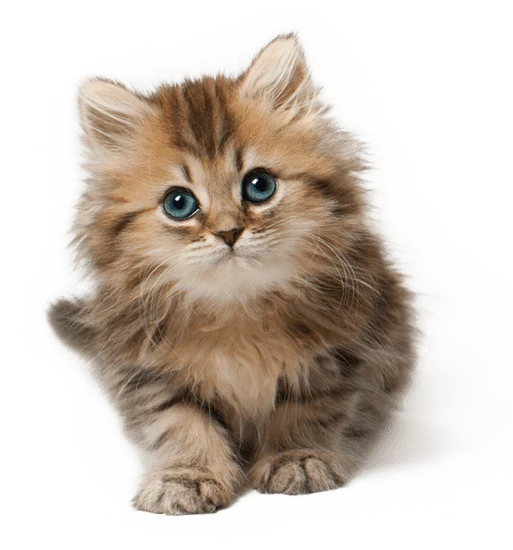
#> input picture TESTCOLAB/catimg.jpg, 513 x 550 px, found by its file name
$ jupyter execute --allow-errors catimg.ipynb   (shell and % lines are left out)
#> lines starting #> are read from the running program, lines starting #| are printed output that depends on the picture
# 구글 드라이브의 이미지 불러오기 (catimg.jpg)

대상 파일: `내 드라이브 / catimg / catimg.jpg`

코랩 런타임은 **남의 컴퓨터**입니다. 내 구글 드라이브를 자동으로 알지 못해요.
그래서 먼저 **마운트(mount)** 를 합니다. 외장하드를 USB 포트에 꽂는 것과 같은 일이에요.
꽂고 나면 드라이브가 `/content/drive` 라는 폴더처럼 보이고, 그때부터 평범한 파일처럼 읽을 수 있습니다.

## 1단계 — 드라이브 마운트

아래 셀을 실행하면 **권한 승인 창**이 뜹니다. 구글 계정을 고르고 허용해 주세요.
(VS Code에서 입력창이 안 보이면 명령 팔레트의 `Colab: Mount Google Drive to Server...` 를 쓰세요.)

[cell 1]
from google.colab import drive

drive.mount('/content/drive')

### 1-1단계 — 진단: 지금 코드가 어디서 돌고 있나

문제가 생기면 **추측하지 말고 이 셀부터 실행**하세요.
"지금 이 파이썬이 내 맥북인지 코랩 서버인지"를 먼저 확정해야 합니다.

특히 `EROFS: read-only file system, mkdir '/content'` 같은 에러를 VS Code **모달 창**으로
보셨다면, 그건 코랩 에러가 아닙니다. `/content`는 코랩 서버에만 있는 폴더인데
VS Code가 내 맥북에서 그걸 만들려다 실패한 것입니다. 맥OS는 루트(`/`)가 읽기 전용이에요.

구분법: **모달 창 = 내 맥북 / 셀 아래 빨간 트레이스백 = 코랩 커널**

[cell 2]
import sys, os, platform
from pathlib import Path

print('=== 이 커널은 어디서 도는가 ===')
print('platform      :', sys.platform)            # 코랩이면 linux
print('hostname      :', platform.node())
print('python        :', sys.version.split()[0])
print('현재 작업 폴더 :', os.getcwd())            # 코랩이면 /content

is_colab = 'google.colab' in sys.modules or Path('/content').exists()
print()
print('코랩 런타임인가 :', '예' if is_colab else '아니오 (로컬 파이썬입니다!)')

if not is_colab:
    print()
    print('>> 커널이 코랩이 아닙니다. Select Kernel > Colab > Auto Connect 로 다시 붙이세요.')
else:
    print()
    print('=== 드라이브 마운트 상태 ===')
    dp = Path('/content/drive')
    print('/content/drive 존재 :', dp.exists())
    print('마운트 지점인가     :', os.path.ismount(str(dp)))

    if dp.exists():
        print('/content/drive 내용 :', [p.name for p in dp.iterdir()])

        my = dp / 'MyDrive'
        print()
        print('MyDrive 존재 :', my.exists())
        if my.exists():
            items = sorted(my.iterdir())
            print(f'MyDrive 안 항목 {len(items)}개. 앞 20개:')
            for p in items[:20]:
                print('   ', '[폴더]' if p.is_dir() else '      ', p.name)

            target = my / 'catimg' / 'catimg.jpg'
            print()
            print('catimg 폴더 존재 :', (my / 'catimg').exists())
            print('catimg.jpg 존재  :', target.exists())
            if target.exists():
                print(f'   크기: {target.stat().st_size / 1024:,.1f} KB')
    else:
        print('>> 마운트가 안 됐습니다. 위 1단계 셀을 실행하세요.')

## 2단계 — 경로 찾기 (가장 자주 막히는 지점)

여기서 초보자가 거의 반드시 한 번 걸립니다. 함정이 두 개예요.

**함정 1. `내 드라이브`가 아니라 `MyDrive`입니다.**
웹 화면에는 한글로 `내 드라이브`라고 보이지만, 실제 폴더 이름은 `MyDrive`(띄어쓰기 없음)입니다.
화면에 보이는 이름과 실제 이름이 다른 거예요. 사람에게는 별명으로, 컴퓨터에게는 본명으로 부르는 셈입니다.

**함정 2. 구분자는 `\`가 아니라 `/`입니다.**
윈도우는 `폴더\파일`로 쓰지만 코랩은 리눅스라 `폴더/파일`로 씁니다.

그래서 최종 경로는 이렇게 됩니다.

```
내 드라이브\catimg\catimg.jpg      <- 화면에 보이는 이름
/content/drive/MyDrive/catimg/catimg.jpg   <- 코랩이 아는 실제 경로
```

아래 셀은 경로가 맞는지 먼저 확인하고, 없으면 **비슷한 파일을 찾아서 알려줍니다.**

[cell 3]
from pathlib import Path

IMG_PATH = Path('/content/drive/MyDrive/catimg/catimg.jpg')

#> (the rest of this cell did not finish here and is left out)

경로를 못 찾았다면, 드라이브 안에 뭐가 있는지 눈으로 확인하는 게 빠릅니다.

[cell 4]
from pathlib import Path

base = Path('/content/drive/MyDrive')

if base.exists():
    print(f'{base} 안의 항목 (최대 40개):')
    for p in sorted(base.iterdir())[:40]:
        mark = '[폴더]' if p.is_dir() else '      '
        print(' ', mark, p.name)
else:
    print('마운트가 안 된 것 같습니다. 1단계 셀을 다시 실행해 주세요.')

## 3단계 — 이미지 열고 정보 확인

`Pillow`(PIL)로 엽니다. 코랩에 기본 설치돼 있어요.

`Image.open()`은 사실 **파일을 통째로 읽지 않습니다.** 헤더만 슬쩍 보고 크기·형식만 파악해 두고,
실제 픽셀은 필요할 때 읽어요(지연 로딩). 그래서 아주 큰 이미지도 `open()` 자체는 순식간입니다.

### 출력의 세 줄을 꼭 확인하세요

**`format`** — **확장자와 다를 수 있습니다.** 파일 이름이 `.jpg`인데 `format`이 `WEBP`로 나오는 일이
흔합니다. 웹에서 저장한 이미지가 대표적이에요. 확장자는 사람이 붙인 **이름표**일 뿐이고,
실제 형식은 파일 **내용**에 적혀 있습니다. PIL은 이름표를 무시하고 내용을 읽으니 여는 데는 문제가
없지만, **나중에 저장할 때 문제가 됩니다** (7단계에서 다룹니다).

**`mode`** — `RGB`면 3채널, **`RGBA`면 투명도(알파)가 붙은 4채널**입니다.
`A`는 Alpha, 즉 "이 픽셀이 얼마나 불투명한가"예요. 0이면 완전 투명, 255면 완전 불투명.
PNG나 WebP로 저장된 이미지에 자주 있습니다. 이것도 7단계에서 발목을 잡습니다.

**`size`** — `(가로, 세로)` 순서입니다. 5단계의 numpy와 순서가 반대라 헷갈리기 쉬워요.

[cell 5]
from PIL import Image

img = Image.open(IMG_PATH)
#> img is the input picture: PIL image 513x550 RGBA; mean R, G, B, A 158.9, 158.1, 138.3, 119.6

print('형식(format) :', img.format)      # 확장자가 아니라 실제 내용의 형식
#| 형식(format) : WEBP
print('크기(size)   :', img.size)        # (가로, 세로) 픽셀
#| 크기(size)   : (513, 550)
print('모드(mode)   :', img.mode)        # RGB=3채널, RGBA=투명도까지 4채널
#| 모드(mode)   : RGBA
print()
w, h = img.size
#> w = 513; h = 550
print(f'가로 {w}px x 세로 {h}px = 총 {w * h:,} 픽셀')
#| 가로 513px x 세로 550px = 총 282,150 픽셀

# 이후 단계에서 갈림길이 되는 두 가지를 미리 판정해 둔다
HAS_ALPHA = img.mode in ('RGBA', 'LA', 'PA')
#> HAS_ALPHA = True
print()
print('투명도(알파) 채널 있음 :', HAS_ALPHA)
#| 투명도(알파) 채널 있음 : True
if HAS_ALPHA:
    print('  -> JPEG로는 그대로 저장할 수 없습니다. 7단계에서 처리합니다.')
if img.format and not str(IMG_PATH).lower().endswith(img.format.lower().replace('jpeg', 'jpg')):
    print(f'  -> 참고: 확장자와 실제 형식({img.format})이 다릅니다. 여는 데는 문제 없습니다.')
#|   -> 참고: 확장자와 실제 형식(WEBP)이 다릅니다. 여는 데는 문제 없습니다.

## 4단계 — 화면에 띄우기

노트북에서는 변수 이름만 마지막 줄에 두면 그림이 그대로 보입니다.

[cell 6]
img

### 먼저 한글 폰트를 깔아야 합니다

코랩에는 **한글 폰트가 없습니다.** 그래서 그래프 제목에 한글을 쓰면
글자가 `□□□` 같은 빈 사각형으로 나옵니다. 흔히 **두부 현상**이라고 불러요.

글꼴이 없어서 "이 글자를 어떻게 그려야 할지 모르겠다"는 표시가 네모입니다.
한글 폰트(나눔고딕)를 설치하고 matplotlib에게 "이제 이 폰트를 써라"고 알려주면 해결됩니다.

`!`로 시작하는 줄은 파이썬이 아니라 **리눅스 명령**입니다. 노트북에서 터미널 명령을 쓸 때의 표시예요.
설치는 20~30초쯤 걸리고, 런타임이 새로 붙을 때마다 한 번씩 다시 해야 합니다.

[cell 7]

import matplotlib.pyplot as plt
import matplotlib.font_manager as fm

FONT_PATH = '/usr/share/fonts/truetype/nanum/NanumGothic.ttf'

try:
    fm.fontManager.addfont(FONT_PATH)
    plt.rcParams['font.family'] = 'NanumGothic'
    print('한글 폰트 설정 완료')
except FileNotFoundError:
    print('나눔고딕을 못 찾았습니다. 그래프 제목은 영어로 나옵니다.')

# 한글 폰트를 쓰면 마이너스 기호가 깨지는 부작용이 있어 따로 끈다
plt.rcParams['axes.unicode_minus'] = False

# 잘 되는지 확인
plt.figure(figsize=(4, 1.2))
plt.text(0.5, 0.5, '한글 확인 - 고양이 사진', ha='center', va='center', fontsize=14)
plt.axis('off')
plt.show()

좀 더 제어하고 싶으면 `matplotlib`을 씁니다. 축을 끄고 제목을 달 수 있어요.

[cell 8]
import matplotlib.pyplot as plt

plt.figure(figsize=(6, 6))
plt.imshow(img)
plt.axis('off')
plt.title(f'catimg.jpg  ({img.size[0]}x{img.size[1]})')
plt.show()

## 5단계 — 숫자로 바꿔 보기 (이게 핵심)

컴퓨터에게 이미지는 그림이 아니라 **숫자 덩어리**입니다.
모눈종이 한 칸마다 "빨강 얼마, 초록 얼마, 파랑 얼마"라는 세 숫자가 적혀 있는 표예요.
각 숫자는 0(없음)부터 255(최대)까지입니다.

`shape`가 `(높이, 너비, 채널)`로 나오는데, **높이가 먼저** 온다는 점을 조심하세요.
PIL의 `size`는 `(너비, 높이)`인데 numpy는 `(높이, 너비)`라 순서가 반대입니다. 헷갈리기 쉬운 지점입니다.

**마지막 숫자가 4로 나오면** 투명도(알파) 채널이 하나 더 붙은 겁니다.
`(550, 513, 4)` = 세로 550, 가로 513, 채널 4개(R·G·B·A).
알파가 `0`인 픽셀은 완전 투명이라 **화면에 아무것도 안 보이지만 RGB 값은 남아 있습니다.**
그래서 투명한 부분의 RGB를 보면 엉뚱한 색이 찍혀 있을 수 있어요 — 안 보이는 색이니 정상입니다.

[cell 9]
import numpy as np

arr = np.array(img)

print('shape :', arr.shape)        # (높이, 너비, 채널)
#| shape : (550, 513, 4)
print('dtype :', arr.dtype)        # uint8 = 0~255 정수
#| dtype : uint8
print('최솟값/최댓값 :', arr.min(), '/', arr.max())
#| 최솟값/최댓값 : 0 / 255
print()

n_ch = arr.shape[2] if arr.ndim == 3 else 1
#> n_ch = 4
print(f'채널 수: {n_ch}개')
#| 채널 수: 4개
print('맨 왼쪽 위 픽셀 :', arr[0, 0])
#| 맨 왼쪽 위 픽셀 : [ 72 112  75   0]
print()

names = {3: ['빨강 R', '초록 G', '파랑 B'],
         4: ['빨강 R', '초록 G', '파랑 B', '투명도 A']}.get(n_ch, [f'채널 {i}' for i in range(n_ch)])
#> names = ['빨강 R', '초록 G', '파랑 B', '투명도 A']

print('채널별 평균값')
for i, name in enumerate(names):
    print(f'  {name}: {arr[:, :, i].mean():6.1f}')
#> this loop made 4 passes
#|   빨강 R:  158.9
#|   초록 G:  158.1
#|   파랑 B:  138.3
#|   투명도 A:  119.6

# 알파가 있으면 투명 픽셀이 얼마나 되는지도 본다
if n_ch == 4:
    a = arr[:, :, 3]
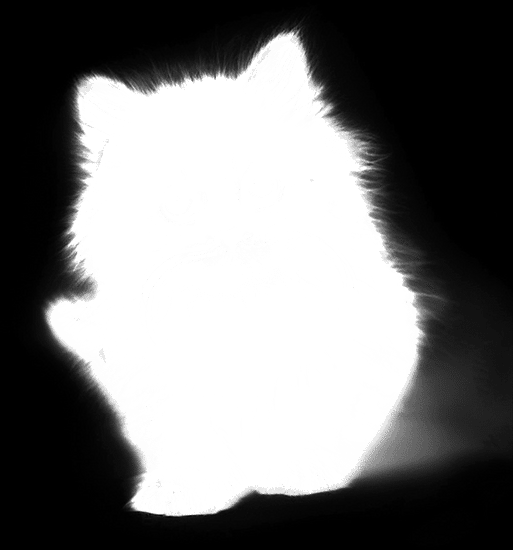
#> a: shape (550, 513); min 0, max 255, mean 119.6
    transparent = (a == 0).sum()
#> transparent = 80344
    opaque = (a == 255).sum()
#> opaque = 104330
    total = a.size
#> total = 282150
    print()
    print(f'완전 투명 픽셀 : {transparent:,} ({transparent / total:.1%})')
#| 완전 투명 픽셀 : 80,344 (28.5%)
    print(f'완전 불투명    : {opaque:,} ({opaque / total:.1%})')
#| 완전 불투명    : 104,330 (37.0%)

## 6단계 — 기본 가공 3가지

불러온 이미지로 실제로 뭘 할 수 있는지 감을 잡는 셀입니다.
리사이즈, 흑백 변환, 가운데 잘라내기를 한 번에 비교해 봅니다.

특히 **리사이즈**는 나중에 딥러닝을 할 때 반드시 하게 됩니다.
모델은 정해진 크기(예: 224x224)만 받기 때문에, 사진을 그 틀에 맞춰 넣어야 해요.

[cell 10]
import matplotlib.pyplot as plt

resized = img.resize((224, 224))          # 모델 입력용 표준 크기
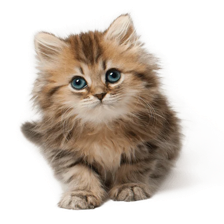
#> resized: PIL image 224x224 RGBA; mean R, G, B, A 130.6, 119.5, 109.2, 119.6; transparent parts drawn white
gray = img.convert('L')                    # L = 밝기 한 채널만
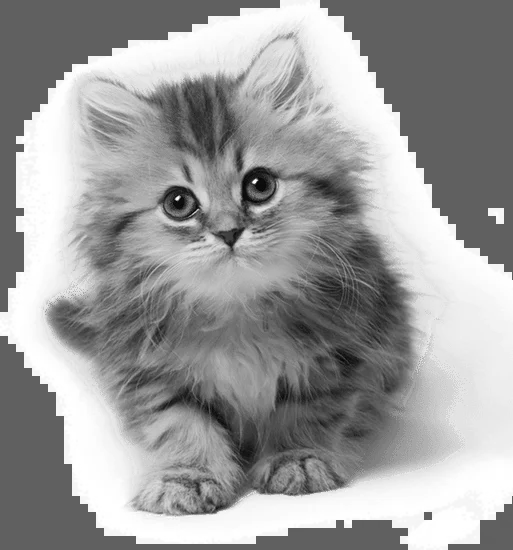
#> gray: PIL image 513x550 L; min 2, max 255, mean 156.1

w, h = img.size
side = min(w, h)
#> side = 513
left, top = (w - side) // 2, (h - side) // 2
#> left = 0; top = 18
cropped = img.crop((left, top, left + side, top + side))   # 가운데 정사각형
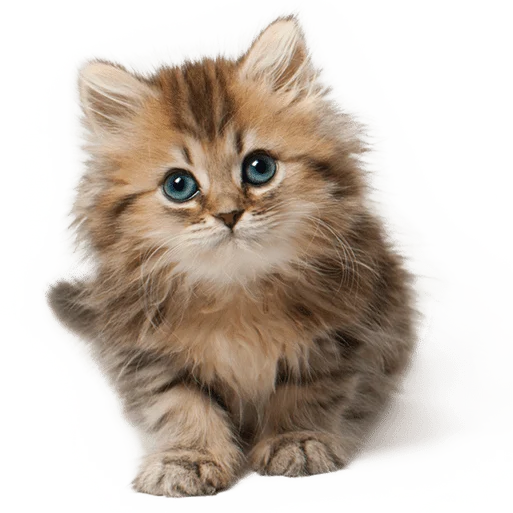
#> cropped: PIL image 513x513 RGBA; mean R, G, B, A 162.3, 159.1, 140, 128.2; transparent parts drawn white

fig, axes = plt.subplots(1, 4, figsize=(16, 4))
for ax, im, title in zip(
    axes,
    [img, resized, gray, cropped],
    ['원본', f'리사이즈 224x224', '흑백', '가운데 크롭'],
):
    ax.imshow(im, cmap='gray' if im.mode == 'L' else None)
    ax.set_title(f'{title}\n{im.size[0]}x{im.size[1]}')
    ax.axis('off')
#> this loop made 4 passes
plt.tight_layout()
plt.show()

## 7단계 — 결과 저장하기 (여기서 에러가 납니다)

먼저 나는 에러를 먼저 보시죠.

```
OSError: cannot write mode RGBA as JPEG
```

**원인: JPEG 형식에는 투명도를 담을 칸이 없습니다.**

비유하면, 4칸짜리 짐을 3칸짜리 트렁크에 넣으려는 상황이에요.
이미지는 R·G·B·A 4채널인데 JPEG 트렁크에는 R·G·B 3칸만 있습니다.
PIL은 알파를 조용히 버리는 대신 **"어떻게 할지 네가 정해라"** 하고 멈춰 섭니다.
말없이 데이터를 버리지 않는 건 좋은 설계예요.

확장자가 `.jpg`여서 더 헷갈립니다. 원본은 이름만 `.jpg`이고 실제 내용은 WebP라
알파를 가질 수 있었던 거죠 (3단계의 `format` 출력을 다시 보세요).

### 해결은 두 갈래입니다

| 방법 | 어떻게 | 언제 쓰나 |
|---|---|---|
| **A. PNG로 저장** | 형식을 바꿔 4칸을 확보 | 투명도를 **살려야** 할 때 |
| **B. 배경색 깔고 JPEG** | 투명한 곳을 흰색으로 채워 3칸으로 | JPEG이 **꼭 필요**할 때 (용량 작음) |

**B에서 흔히 하는 실수**: `img.convert('RGB')`만 쓰면 투명했던 부분이 **검정**으로 깔립니다.
실측했습니다 — `convert('RGB')`는 투명 영역을 `[0, 0, 0]`으로, 흰 배경 합성은 `[255, 255, 255]`로
만듭니다. 고양이 사진에서 배경이 새까맣게 나오면 이 때문입니다.
그래서 아래 코드는 **흰 배경을 깔고 그 위에 얹는(paste)** 방식을 씁니다.

그리고 저장 시 주의점 하나. 마운트된 드라이브는 **쓰기도 됩니다.**
원본과 같은 이름으로 저장하면 원본이 사라집니다. 아래 코드는 새 이름을 쓰고,
이미 파일이 있으면 덮어쓰지 않고 건너뜁니다.

[cell 11]
from PIL import Image


def save_safely(image, path, bg_color=(255, 255, 255), quality=95):
    """확장자와 이미지 모드를 맞춰서 안전하게 저장한다.

    JPEG은 투명도를 담을 수 없으므로, 알파가 있으면 배경색을 깔고 합성한다.
    PNG/WebP는 투명도를 그대로 지원하므로 손대지 않는다.
    """
#> called with bg_color = (255, 255, 255), quality = 95
    ext = path.suffix.lower()
    has_alpha = image.mode in ('RGBA', 'LA', 'PA', 'P')
#> has_alpha = True

    if ext in ('.jpg', '.jpeg') and has_alpha:
        image = image.convert('RGBA')            # P 모드도 일단 RGBA로 통일
        canvas = Image.new('RGB', image.size, bg_color)
        canvas.paste(image, mask=image.split()[-1])   # 알파를 마스크로 써서 얹는다
        image = canvas
        print(f'  알파 채널을 {bg_color} 배경에 합성했습니다')

    if ext in ('.jpg', '.jpeg'):
        image.save(path, quality=quality)
    else:
        image.save(path)
    return path


# --- 방법 A: PNG로 저장 (투명도 유지) ---
print('[A] PNG 저장')
png_path = IMG_PATH.parent / 'catimg_resized.png'
#> (the rest of this cell did not finish here and is left out)

### 눈으로 확인: 잘못된 방법 vs 올바른 방법

말로만 들으면 감이 안 오니 직접 비교해 봅니다.
투명한 배경이 검정으로 깔리는지, 흰색으로 깔리는지 보세요.
(원본에 투명 영역이 없으면 세 장이 똑같이 보입니다 — 그것도 정상입니다.)

[cell 12]
import matplotlib.pyplot as plt
from PIL import Image

wrong = resized.convert('RGB')                       # 투명 -> 검정
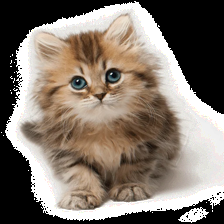
#> wrong: PIL image 224x224 RGB; mean R, G, B 130.6, 119.5, 109.2

right = Image.new('RGB', resized.size, (255, 255, 255))
#> right: PIL image 224x224 RGB; every value is 255
if resized.mode in ('RGBA', 'LA', 'PA'):
    right.paste(resized, mask=resized.split()[-1])   # 투명 -> 흰색
else:
    right.paste(resized)

fig, axes = plt.subplots(1, 3, figsize=(12, 4))
for ax, im, title in zip(
    axes,
    [resized, wrong, right],
    ['원본 (투명도 있음)', "convert('RGB') - 검정 배경", '흰 배경 합성 - 올바름'],
):
    ax.imshow(im)
    ax.set_title(f'{title}\n{im.mode}')
    ax.axis('off')
#> this loop made 3 passes
plt.tight_layout()
plt.show()
